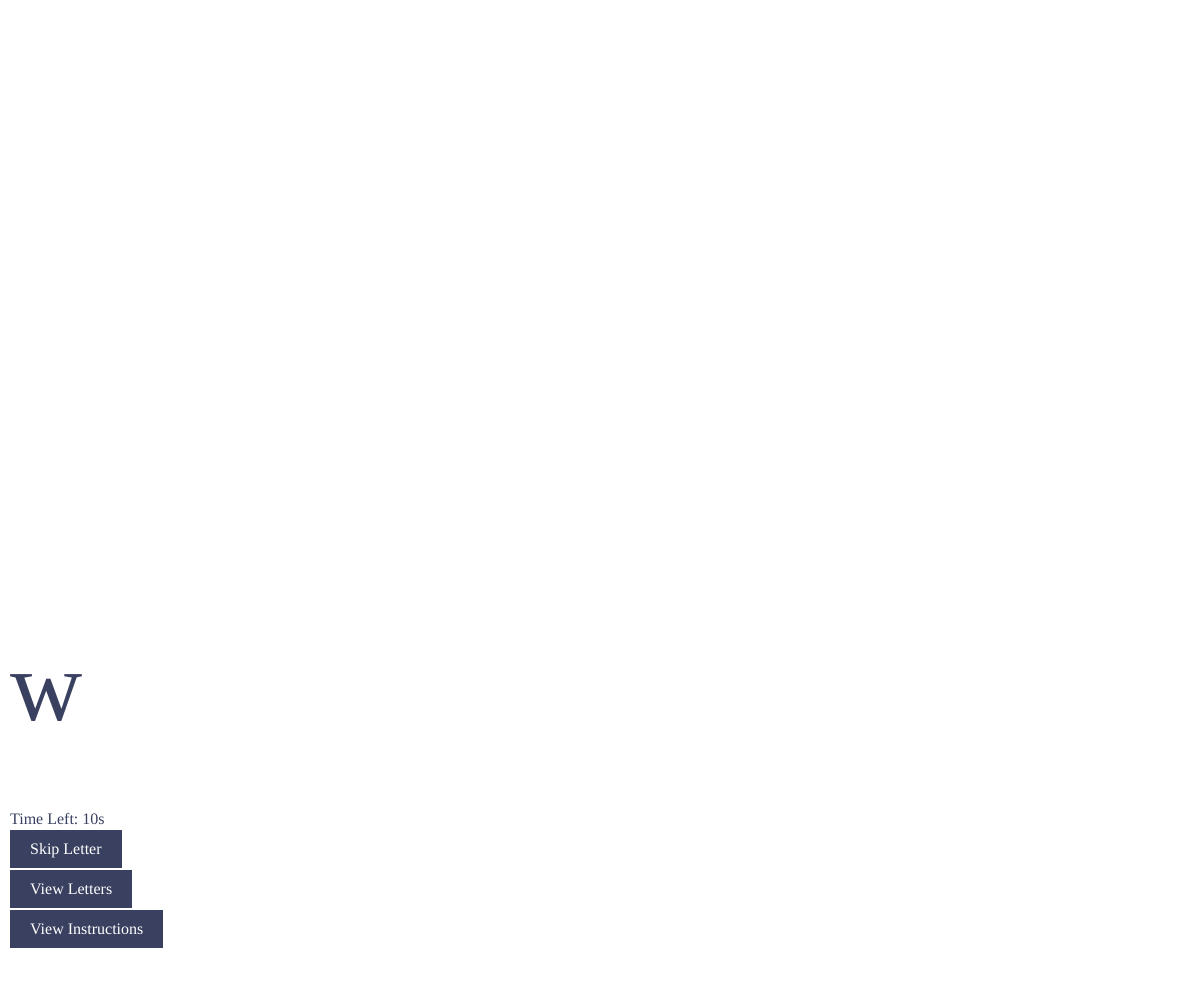
Frame 1 (no input)
Frame 60 (no input): identical to frame 1, image omitted
Frame 120 (the mouse pressed at the canvas centre since frame 60): identical to frame 1, image omitted

The p5.js sketch that drew this single still picture (run headless with seeded random() and noise() and a simulated clock; from frame 60 on, the mouse is pressed at the canvas centre):

// p5.js sketch
// ── sketch.js
let countdown = 10;  
let countdownTimer;
let savedDrawings = []; 
let isDrawing = false; 
let isViewingLetters = false; 
let button, viewButton, viewx;
let letterY, timerY, buttonY;

function setup() {
  createCanvas(windowWidth, windowHeight);
  background(255);
  setupUI();
  cursor(CROSS);
  generateRandomCharacter();
  startCountdown();
}

function setupUI() {
  button = createButton('Skip Letter');
  button.mousePressed(resetCanvas);
  styleButton(button);

  viewButton = createButton('View Letters');
  viewButton.mousePressed(toggleViewLetters);
  styleButton(viewButton);

  viewx = createButton('View Instructions');
  viewx.mousePressed(toggleViewLetters2);
  styleButton(viewx);

  countdownTimer = createDiv('Time Left: 15s');
  countdownTimer.style('font-size', '16px');
  countdownTimer.style('color', '#394060');
  countdownTimer.style('font-family', 'Gloock');

  positionUI();
}

function positionUI() {
  let margin = 10;
  let spacing = 10; 
  let footerOffset = height - 100; 

  buttonY = footerOffset - 70;
  timerY = buttonY - spacing - 10; 
  letterY = timerY - spacing - 80; 

  button.position(margin, buttonY);
  viewButton.position(margin, buttonY + 40);
  viewx.position(margin, buttonY + 80);
  countdownTimer.position(margin, timerY);
}

function styleButton(btn) {
  btn.style('background-color', '#394060');
  btn.style('color', 'white');
  btn.style('font-family', 'Gloock');
  btn.style('border', 'none');
  btn.style('padding', '10px 20px');
  btn.style('font-size', '16px');
  btn.style('cursor', 'cross');

  btn.mouseOver(() => btn.style('background-color', '#535E90')); 
  btn.mouseOut(() => btn.style('background-color', '#394060'));
}

function windowResized() {
  resizeCanvas(windowWidth, windowHeight);
  background(255);
  positionUI();
  generateRandomCharacter();
}

function startCountdown() {
  countdown = 10;
  countdownTimer.html('Time Left: ' + countdown + 's');
  setInterval(() => {
    if (!isViewingLetters && countdown > 0) {
      countdown--;
      countdownTimer.html('Time Left: ' + countdown + 's');
    } else if (countdown === 0) {
      saveDrawing();
      resetCanvas();
    }
  }, 1000);
}

function generateRandomCharacter(yPosition = letterY) {
  let chars = "ABCDEFGHIJKLMNOPQRSTUVWXYZabcdefghijklmnopqrstuvwxyz0123456789*€£@$&";
  let randomChar = chars.charAt(floor(random(chars.length)));
  
  fill(57, 64, 96);
  textSize(100);
  textFont('Gloock'); 
  text(randomChar, 10, yPosition);
}

function draw() {
  frameRate(120);
  
  if (mouseIsPressed && isDrawing) {
    fill(237, 28, 36);
    strokeWeight(0);
    
    let step = 5;
    let d = dist(mouseX, mouseY, pmouseX, pmouseY);
    let steps = d / step;
    
    for (let i = 0; i < steps; i++) {
      let x = lerp(pmouseX, mouseX, i / steps); 
      let y = lerp(pmouseY, mouseY, i / steps); 
      rect(x, y, 120, 10); 
    }
  }
}

function resetCanvas() {
  background(255);
  generateRandomCharacter();
  isDrawing = true;  
  resetCountdown();  
}

function resetCountdown() {
  countdown = 10;  
  countdownTimer.html('Time Left: ' + countdown + 's');
}

function saveDrawing() {
  let drawing = get(); 
  savedDrawings.push(drawing);  
  resetCanvas();  
}

function toggleViewLetters() {
  isViewingLetters = !isViewingLetters;
  if (isViewingLetters) {
    displayThumbnails(); 
  } else {
    resetCanvas(); 
  }
}

function toggleViewLetters2() {
  isViewingLetters = !isViewingLetters;
  if (isViewingLetters) {
    displayInfo(); 
  } else {
    resetCanvas(); 
  }
}

function displayInfo() {
  background(255);
  
  fill(237, 28, 36); 
  textSize(24); 
  textFont('Gloock');
  text('Instructions:', 10, 30); 
   text('Information:', 10, 120);  
  fill(57, 64, 96);
  textSize(16);
  textFont('Gloock');

  text('Have a go at drawing the random letter within the fifteen second timer!', 10, 50);
  text('Your letter will be saved to the View Letters Tab after the fifteen seconds', 10, 67);
  text('have passed. How many can you do?', 10, 84);
    text('I aim to explore the passing of time through this minigame, specifically', 10, 140);
  text('in relation to typography and the construction of letterforms. ', 10, 157);
  text('I spend a huge amount of my time carefully planning and exploring new', 10, 174);
    text('ways of building letters, often physically, and find myself often getting lost', 10, 191);
      text('in microscopic nuances for hours on end. This program flips that on its', 10, 208);
        text('head, allowing myself, and other users to quickly react and consider the', 10, 225);
          text('hierarchy of their markmaking in response to a random charachter and', 10, 242);
            text('time limit. Which charachters need the least marks to be recognisable?', 10, 259);
  
  
  isDrawing = false;
}

function displayThumbnails() {
  background(255);
  let x = 10;
  let y = 10;

  for (let i = 0; i < savedDrawings.length; i++) {
    image(savedDrawings[i], x, y, 100, 100); 
    x += 110; 
    if (x > width - 110) { 
      x = 10;
      y += 110;
    }
  }
  isDrawing = false;
}

function keyPressed() {
  if (key === 'f' || key === 'F') {
    let fs = fullscreen();
    fullscreen(!fs);
    setTimeout(() => {
      windowResized();
    }, 100); 
  }
}

// ── style.css
body, html {
  margin: 0;
  padding: 0;
  font-family: 'Gloock', serif;
  overflow: hidden; 
}

.header {
  position: fixed;
  top: 0;
  left: 0;
  width: 100%;
  height: 60px;
  background-color: #394060;
  display: flex;
  align-items: center;
  padding: 0 10px;
}

.header img {
  height: 40px; 
}

.footer {
  position: fixed;
  bottom: 0;
  left: 0;
  width: 100%;
  height: 40px;
  background-color: #394060;
  display: flex;
  justify-content: space-between;
  align-items: center;
  padding: 0 10px;
  color: white;
}

.footer-text {
  margin-left: auto;
 font-size: 10px;
  margin-right: auto;
}

.footer button {
  background-color: white;
  color: #394060;
  border: none;
  padding: 7px 10px;
  font-size: 10px;
  cursor: pointer;
font-family: 'Gloock', serif;
position: absolute
}

.footer button:hover {
  background-color: #535E90;
color: white
}

main {
  position: absolute;
  top: 60px;
  bottom: 60px;
  left: 0;
  right: 0;
}
